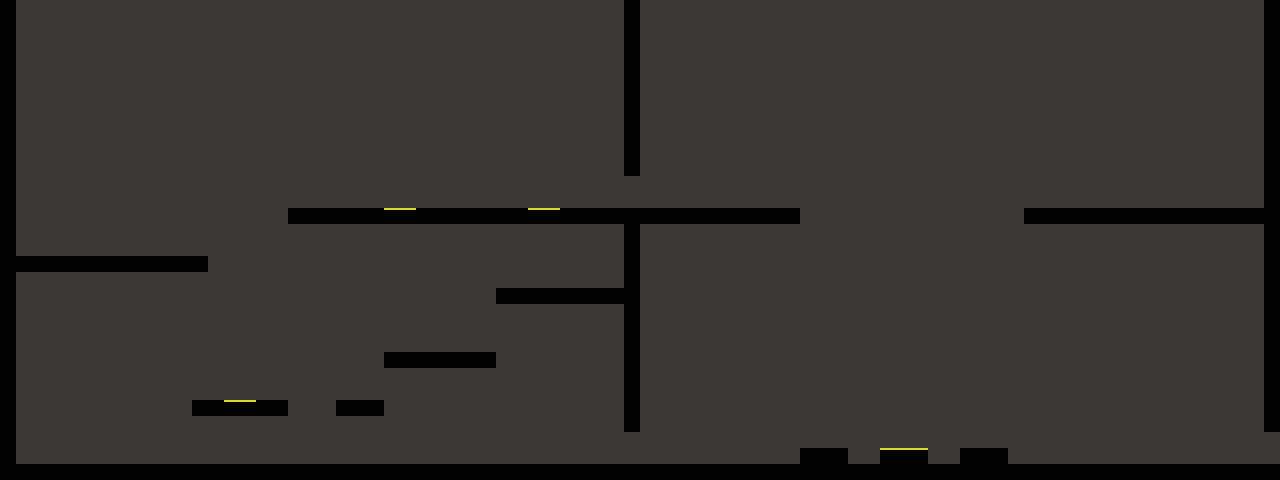

Rendered tile map (Tiled .tmx) drawn with the repository's tilesets; below, a short description and the map source with its tile grids summarised:
An orthogonal 80x30 tile map with 16x16 px tiles, 2 tile layers (background, platforms) and 20 objects (4x jb).

<map version="1.0" orientation="orthogonal" renderorder="right-down" width="80" height="30" tilewidth="16" tileheight="16" nextobjectid="56">
 <tileset firstgid="1" name="grid-tiles" tilewidth="16" tileheight="16" tilecount="16" columns="4">
  <image source="grid-tiles.png" width="64" height="64" />
  <tile id="2">
   <properties>
    <property name="slope" value="up" />
   </properties>
  </tile>
  <tile id="3">
   <properties>
    <property name="slope" value="down" />
   </properties>
  </tile>
  <tile id="4">
   <properties>
    <property name="jumpboost" value="true" />
   </properties>
  </tile>
 </tileset>
 <layer name="background" width="80" height="30">
  <data>[2400 cells, 2400 non-empty, 1 distinct tile ids]</data>
 </layer>
 <layer name="platforms" width="80" height="30">
  <data>[2400 cells, 252 non-empty, 2 distinct tile ids]</data>
 </layer>
 <objectgroup name="collision">
  <object id="1" x="16" y="256" width="192" height="16" />
  <object id="2" x="192" y="400" width="96" height="16" />
  <object id="3" x="384" y="352" width="112" height="16" />
  <object id="4" x="0" y="464" width="1280" height="16" />
  <object id="6" x="336" y="400" width="48" height="16" />
  <object id="12" name="jb" x="224" y="399" width="32" height="16">
   <properties>
    <property name="jumpboost" value="true" />
   </properties>
  </object>
  <object id="26" x="496" y="288" width="128" height="16" />
  <object id="30" x="0" y="-96" width="16" height="560" />
  <object id="31" x="624" y="-112" width="16" height="288" />
  <object id="34" x="288" y="208" width="512" height="16" />
  <object id="36" name="jb" x="528" y="206" width="32" height="16">
   <properties>
    <property name="jumpboost" value="true" />
   </properties>
  </object>
  <object id="39" name="jb" x="385" y="208" width="32" height="16">
   <properties>
    <property name="jumpboost" value="true" />
   </properties>
  </object>
  <object id="40" x="624" y="208" width="16" height="224" />
  <object id="43" x="1264" y="0" width="16" height="432" />
  <object id="44" x="800" y="448" width="48" height="16" />
  <object id="46" x="960" y="448" width="48" height="16" />
  <object id="48" name="jb" x="880" y="448" width="48" height="16">
   <properties>
    <property name="jumpboost" value="true" />
   </properties>
  </object>
  <object id="49" x="1024" y="208" width="240" height="16" />
 </objectgroup>
 <objectgroup name="lighting">
  <object id="51" x="1072" y="224" width="448" height="448">
   <properties>
    <property name="b" value="0" />
    <property name="color" type="color" value="#ff0b29d0" />
    <property name="g" value="255" />
    <property name="r" value="0" />
   </properties>
   <ellipse />
  </object>
  <object id="55" x="544" y="-32" width="512" height="528">
   <properties>
    <property name="angle" type="int" value="55" />
    <property name="color" type="color" value="#ff645650" />
    <property name="direction" type="int" value="90" />
   </properties>
   <ellipse />
  </object>
 </objectgroup>
</map>
